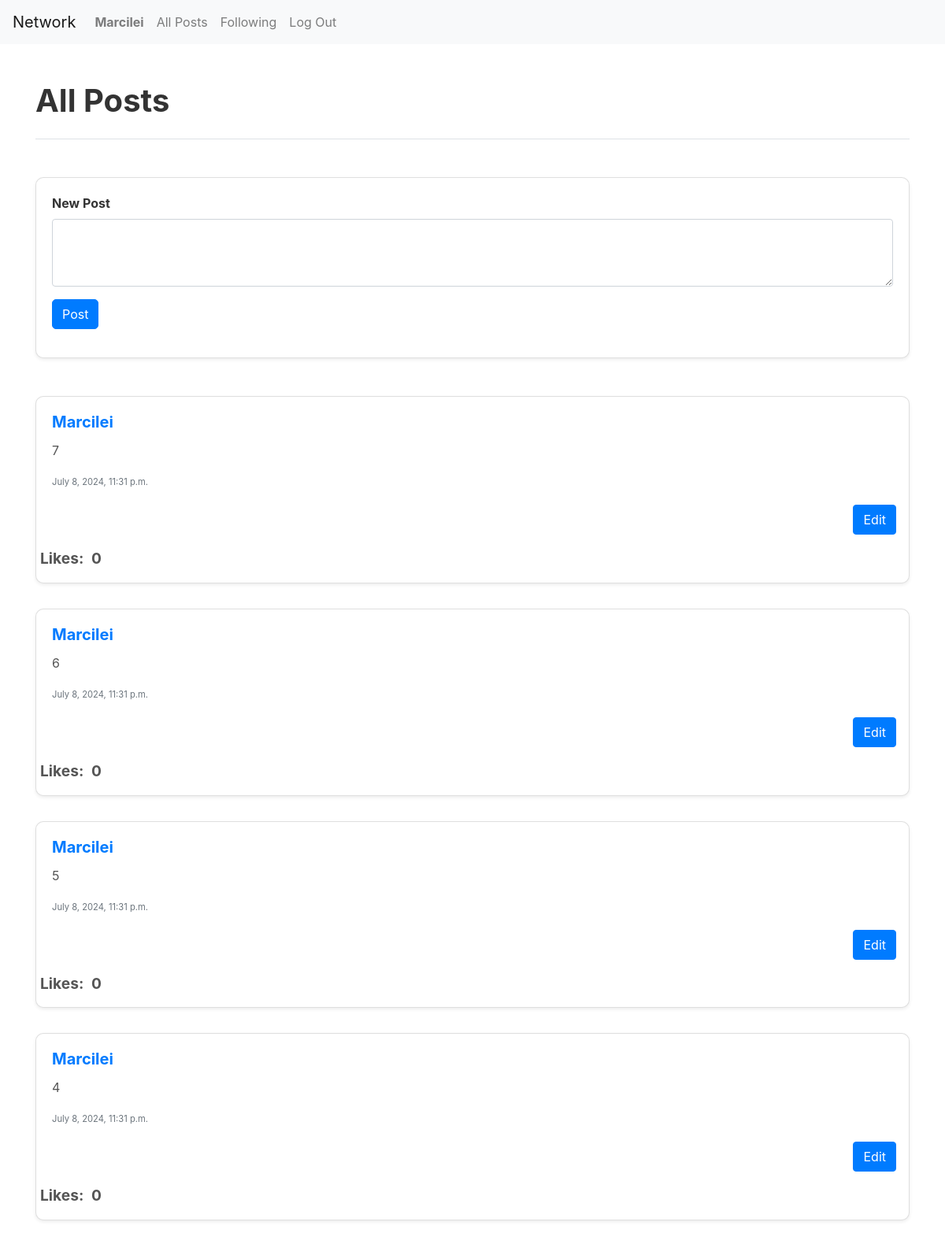
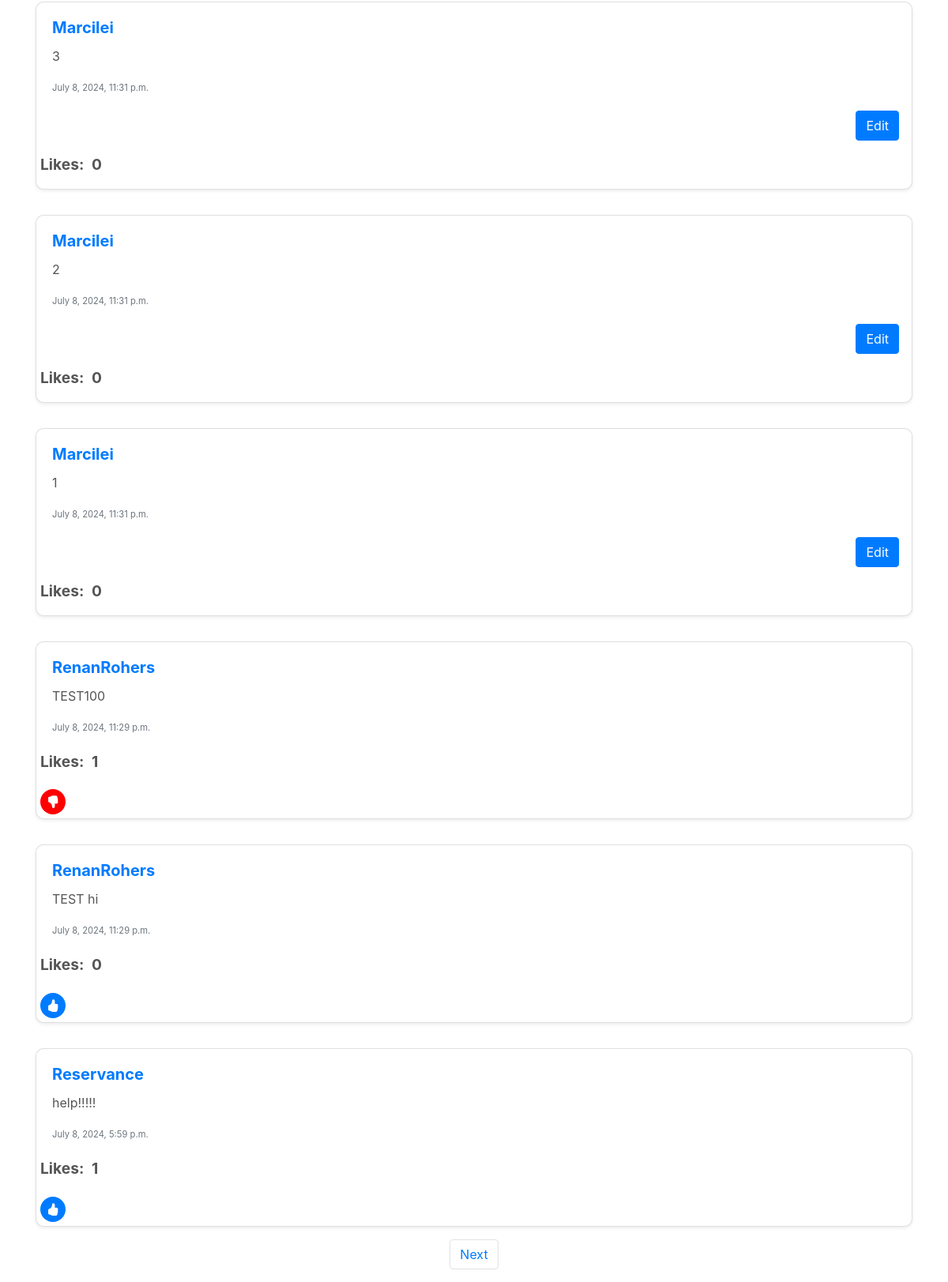
Page / (signed in) on the committed database (2 pictures, top to bottom).
### network/models.py (models this page shows, shortened)
class User(AbstractUser):
    pass

class Post(models.Model):
    user = models.ForeignKey("User", on_delete=models.CASCADE, related_name="post_user")
    text = models.CharField(max_length=255)
    timestamp = models.DateTimeField(auto_now_add=True)

### network/views.py (the view)
# urls.py: path("", views.index, name="index"),
def index(request):
    all_posts = Post.objects.all().order_by("id").reverse()
    paginator = Paginator(all_posts,10)
    page_number = request.GET.get('page')
    page_posts = paginator.get_page(page_number)
    user = request.user
    likes = Like.objects.all()
    liked_posts = []
    try:
        for like in likes:
            if like.user == user:
                liked_posts.append(like.post)
    except:
        liked_posts = []
    return render(request, "network/index.html",{
        "posts": all_posts,
        "page_posts": page_posts,
        "liked_posts": liked_posts,
        "likes": likes
    })

### network/templates/network/index.html (shortened to what this page needs)
{% extends "network/layout.html" %}
{% block body %}
    <div class="container mt-5">
        <div class="section-header d-flex justify-content-between align-items-center pb-3 border-bottom">
            <h1>All Posts</h1>
        </div>
    </div>
    {% if user.is_authenticated %}
    <div class="container mt-5">
        <div class="new-post-card card mb-3 shadow-sm">
            <div class="card-body">
                <form action="{% url 'add_post' %}" method="post">
                    <div class="form-group">
                        <label for="form_post" class="form-label">New Post</label>
                        <textarea class="form-control" id="form_post" rows="3" name="text"></textarea>
                        <div class="submit-button mt-3">
                            <button type="submit" class="btn btn-primary">Post</button>
                        </div>
                    </div>
                </form>
            </div>
        </div>
    </div>
    {% endif %}
    <div class="container mt-5">
        <div class="posts-container">
            {% for post in page_posts %}
                <div class="post-card card mb-3 shadow-sm">
                    <div id="post" class="card-body">
                        <h5 class="card-title"><a href="{% url 'profile' id=post.user.id %}">{{ post.user.username }}</a></h5>
                        <div id="text-container-{{ post.id }}">
                            <p class="card-text" id="post-text-{{ post.id }}">{{ post.text }}</p>
                        </div>
                        <p class="card-text text-muted"><small>{{ post.timestamp }}</small></p>
                    </div>
                    {% if user == post.user %}
                        <div class="text-right button-container">
                            <button class="btn btn-primary edit-button" data-post_id="{{ post.id }}">Edit</button>
                        </div>
                        <p class="like-count">Likes: <span class="like-count" id="like-count-{{ post.id }}">{{ post.liked_post.count }}</span></p>
                    {% else %}
                    <p class="like-count">Likes: <span class="like-count" id="like-count-{{ post.id }}">{{ post.liked_post.count }}</span></p>
                    {% if user.is_authenticated %}
                        {% if post in liked_posts %}
                        <div class="like-container" data-post_id="{{ post.id }}" data-liked="true" data-likes="{{ likes.post.count }}">
                            <button id="like-{{post.id}}" class="btn btn-dislike" >
                                <i class="bi bi-hand-thumbs-down-fill"></i>
                            </button>
                        </div>
                        {% else %}
                        <div class="like-container" data-post_id="{{ post.id }}" data-liked="false" data-likes="{{ likes.post.count }}">
                            <button id="unlike-{{post.id}}" class="btn btn-like" >
                                <i class="bi bi-hand-thumbs-up-fill"></i>
                            </button>
                        </div>
                        {% endif %}
                    {% endif %}
                    {% endif %}
                </div>
            {% endfor %}
        </div>
        <div class="nav-container">
            <nav aria-label="Page navigation example">
                <ul class="pagination">
                    {% if page_posts.has_next %}
                        <li class="page-item"><a class="page-link" href="?page={{ page_posts.next_page_number }}">Next</a></li>
                    {% endif %}
                </ul>
            </nav>
        </div>
    </div>
{% endblock %}

### network/templates/network/layout.html (shortened to what this page needs)
{% load static %}
<!DOCTYPE html>
<html lang="en">
    <head>
        <link rel="stylesheet" href="https://stackpath.bootstrapcdn.com/bootstrap/4.4.1/css/bootstrap.min.css">
        <link href="{% static 'network/styles.css' %}" rel="stylesheet">
        <link rel="stylesheet" href="https://cdnjs.cloudflare.com/ajax/libs/bootstrap-icons/1.9.1/font/bootstrap-icons.min.css">
    </head>
    <body>
        <nav class="navbar navbar-expand-lg navbar-light bg-light">
            <a class="navbar-brand" href="#">Network</a>
            <div>
              <ul class="navbar-nav mr-auto">
                {% if user.is_authenticated %}
                    <li class="nav-item">
                        <a class="nav-link" href="{% url 'profile' id=user.id %}"><strong>{{ user.username }}</strong></a>
                    </li>
                {% endif %}
                <li class="nav-item">
                  <a class="nav-link" href="{% url 'index' %}">All Posts</a>
                </li>
                {% if user.is_authenticated %}
                    <li class="nav-item">
                        <a class="nav-link" href="{% url 'following' %}">Following</a>
                    </li>
                    <li class="nav-item">
                        <a class="nav-link" href="{% url 'logout' %}">Log Out</a>
                    </li>
                {% endif %}
              </ul>
            </div>
          </nav>
        <div class="body">
            {% block body %}
            {% endblock %}
        </div>
    </body>
</html>

### network/static/network/styles.css (style rules this page uses)
.new-post-card { border-radius: 10px; transition: transform 0.2s; }
.new-post-card .form-label { font-weight: bold; color: #333; }
.new-post-card .form-control { font-size: 1rem; color: #555; }
.submit-button .btn { border-radius: 5px; }
.posts-container { display: flex; flex-direction: column; gap: 1rem; }
.post-card { border-radius: 10px; transition: transform 0.2s; }
.post-card .card-title { font-weight: bold; color: #333; }
.post-card .card-text { font-size: 1rem; color: #555; }
.post-card .text-muted { font-size: 0.875rem; }
.nav-container { display: flex; justify-content: center; }
.section-header { border-bottom: 1px solid #ccc; padding-bottom: 1rem; }
.section-header h1 { font-size: 2.5rem; font-weight: bold; color: #333; }
.text-right { text-align: right; }
.button-container { margin-right: 1rem; margin-bottom: 1rem; }
.btn-primary { background-color: #007bff; border-color: #007bff; }
.btn-like { display: flex; align-items: center; justify-content: center; background-color: #007bff; color: white; border: none; padding: 0.25rem; width: 2rem; height: 2rem; border-radius: 50%; cursor: pointer; transition: background-color 0.3s ease; position: relative; margin: 5px; }
.btn-dislike { display: flex; align-items: center; justify-content: center; background-color: red; color: white; border: none; padding: 0.25rem; width: 2rem; height: 2rem; border-radius: 50%; cursor: pointer; transition: background-color 0.3s ease; position: relative; margin: 5px; }
.btn-like i, .btn-dislike i { font-size: 1rem; }
.like-count { display: inline-block; margin-left: 5px; font-size: 1.2rem; color: #555555; margin-left: 5px; font-weight: bold; }

### rows in the picture
User: username "Marcilei"
Post: user.username "Marcilei", text "7", timestamp "July 8, 2024, 11:31 p.m.", liked_post.count "0"
Post: user.username "Marcilei", text "6", timestamp "July 8, 2024, 11:31 p.m.", liked_post.count "0"
Post: user.username "Marcilei", text "5", timestamp "July 8, 2024, 11:31 p.m.", liked_post.count "0"
Post: user.username "Marcilei", text "4", timestamp "July 8, 2024, 11:31 p.m.", liked_post.count "0"
Post: user.username "Marcilei", text "3", timestamp "July 8, 2024, 11:31 p.m.", liked_post.count "0"
Post: user.username "Marcilei", text "2", timestamp "July 8, 2024, 11:31 p.m.", liked_post.count "0"
Post: user.username "Marcilei", text "1", timestamp "July 8, 2024, 11:31 p.m.", liked_post.count "0"
Post: user.username "RenanRohers", text "TEST100", timestamp "July 8, 2024, 11:29 p.m.", liked_post.count "1"
Post: user.username "RenanRohers", text "TEST hi", timestamp "July 8, 2024, 11:29 p.m.", liked_post.count "0"
Post: user.username "Reservance", text "help!!!!!", timestamp "July 8, 2024, 5:59 p.m.", liked_post.count "1"
